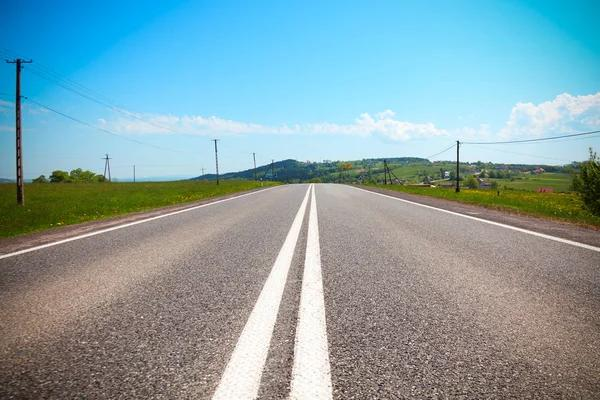
#> input picture Ex4/dados/imagem_real.png, 600 x 400 px
$ python -i detector_faixas.py   (imports and definitions only)   (older library calls are emulated)
#> lines starting #> are read from the running program, lines starting #| are printed output that depends on the picture; after the words box and inside, x2 and y2 are one past the last pixel; in counts of white or black regions, pixels touching at a corner belong together
from dataclasses import dataclass

import cv2
import numpy as np

@dataclass
class ConfiguracaoFaixas:
    largura: int = 1280
    altura: int = 720

    src: tuple = (
        (570, 430),
        (710, 430),
        (1150, 710),
        (130, 710),
    )

    dst: tuple = (
        (290, 0),
        (990, 0),
        (990, 719),
        (290, 719),
    )

    metros_por_pixel_x: float | None = None
    metros_por_pixel_y: float | None = None

    largura_minima_px: float = 350
    largura_maxima_px: float = 900

    margem_janela: int = 100
    numero_janelas: int = 9
    minimo_pixels_janela: int = 30
    minimo_pixels_faixa: int = 180

    limiar_branco: int = 155
    limiar_amarelo: int = 90
    limiar_sobel: int = 23


def configuracao_tp1():
    """Configuracao original do TP1."""
    return ConfiguracaoFaixas(
        metros_por_pixel_x=3.7 / 700,
        metros_por_pixel_y=30 / 720,
    )


# [28 lines left out: functions configuracao_metadrive, configuracao_imagem_real, not called in this run]


class DetectorFaixas:
    def __init__(self, configuracao=None):
        self.config = configuracao or configuracao_tp1()
        c = self.config

        self.m = cv2.getPerspectiveTransform(
            np.float32(c.src),
            np.float32(c.dst),
        )

        self.m_inversa = cv2.getPerspectiveTransform(
            np.float32(c.dst),
            np.float32(c.src),
        )

    def criar_mascara(self, bev):
        """Segmentacao HLS e Sobel X, baseada no TP1."""
        c = self.config

        hls = cv2.cvtColor(bev, cv2.COLOR_BGR2HLS)
        l = hls[:, :, 1]
        s = hls[:, :, 2]

        cinza = cv2.cvtColor(bev, cv2.COLOR_BGR2GRAY)

        gradiente = np.abs(
            cv2.Sobel(
                cinza,
                cv2.CV_64F,
                1,
                0,
                ksize=3,
            )
        )

        maximo = gradiente.max()

        if maximo > 0:
            sobel = np.uint8(255 * gradiente / maximo)
        else:
            sobel = np.zeros_like(cinza)

        amarelo = (s >= c.limiar_amarelo) & (l >= 75)
        branco = (l >= c.limiar_branco) & (s < 105)
        bordas = sobel >= c.limiar_sobel

        mascara = np.uint8(
            (amarelo | branco | (bordas & (l >= 85))) * 255
        )

        mascara = cv2.morphologyEx(
            mascara,
            cv2.MORPH_CLOSE,
            np.ones((5, 5), dtype=np.uint8),
        )

        origem = np.full(
            (c.altura, c.largura),
            255,
            dtype=np.uint8,
        )

        regiao_valida = cv2.warpPerspective(
            origem,
            self.m,
            (c.largura, c.altura),
        )

        mascara[regiao_valida < 250] = 0
        return mascara

    def detectar_segmentos(self, mascara):
        """Canny e HoughLinesP, preservados do TP1."""
        arestas = cv2.Canny(mascara, 60, 150)

        segmentos = cv2.HoughLinesP(
            arestas,
            rho=1,
            theta=np.pi / 180,
            threshold=35,
            minLineLength=35,
            maxLineGap=70,
        )

        visualizacao = cv2.cvtColor(
            mascara,
            cv2.COLOR_GRAY2BGR,
        )

        if segmentos is not None:
            for x1, y1, x2, y2 in segmentos.reshape(-1, 4):
                cv2.line(
                    visualizacao,
                    (x1, y1),
                    (x2, y2),
                    (0, 140, 255),
                    2,
                )

        return segmentos, visualizacao

    def ajustar_faixas(self, mascara, segmentos=None):
        """Ajuste polinomial com busca por janelas deslizantes."""
        c = self.config
        altura, largura = mascara.shape

        histograma = np.sum(
            mascara[altura // 2:, :] > 0,
            axis=0,
        )

        centro = largura // 2

        a = max(0, centro - 500)
        b = max(1, centro - 80)
        d = min(largura - 1, centro + 80)
        e = min(largura, centro + 500)

        if a >= b or d >= e:
            return None, None

        if histograma[a:b].max() < 5:
            return None, None

        if histograma[d:e].max() < 5:
            return None, None

        pos_esq = int(a + np.argmax(histograma[a:b]))
        pos_dir = int(d + np.argmax(histograma[d:e]))

        ys, xs = np.nonzero(mascara)

        altura_janela = max(
            1,
            altura // c.numero_janelas,
        )

        indices_esq = []
        indices_dir = []

        for janela in range(c.numero_janelas):
            y_alto = max(
                0,
                altura - (janela + 1) * altura_janela,
            )

            y_baixo = altura - janela * altura_janela
            margem = c.margem_janela

            encontrados_esq = np.where(
                (ys >= y_alto)
                & (ys < y_baixo)
                & (xs >= pos_esq - margem)
                & (xs < pos_esq + margem)
            )[0]

            encontrados_dir = np.where(
                (ys >= y_alto)
                & (ys < y_baixo)
                & (xs >= pos_dir - margem)
                & (xs < pos_dir + margem)
            )[0]

            indices_esq.append(encontrados_esq)
            indices_dir.append(encontrados_dir)

            if len(encontrados_esq) >= c.minimo_pixels_janela:
                pos_esq = int(
                    np.median(xs[encontrados_esq])
                )

            if len(encontrados_dir) >= c.minimo_pixels_janela:
                pos_dir = int(
                    np.median(xs[encontrados_dir])
                )

        indices_esq = np.concatenate(indices_esq)
        indices_dir = np.concatenate(indices_dir)

        if (
            len(indices_esq) < c.minimo_pixels_faixa
            or len(indices_dir) < c.minimo_pixels_faixa
        ):
            return None, None

        try:
            esquerda = np.polyfit(
                ys[indices_esq],
                xs[indices_esq],
                2,
            )

            direita = np.polyfit(
                ys[indices_dir],
                xs[indices_dir],
                2,
            )
        except (ValueError, np.linalg.LinAlgError):
            return None, None

        if not self.validar_faixas(esquerda, direita):
            return None, None

        return esquerda, direita

    def validar_faixas(self, esquerda, direita):
        """Verifica se as linhas formam uma faixa plausivel."""
        c = self.config

        alturas = np.array(
            [180, 300, 420, 540, 650],
            dtype=np.float64,
        )

        x_esq = np.polyval(esquerda, alturas)
        x_dir = np.polyval(direita, alturas)

        if not (
            np.all(np.isfinite(x_esq))
            and np.all(np.isfinite(x_dir))
        ):
            return False

        larguras = x_dir - x_esq

        if np.any(larguras < c.largura_minima_px):
            return False

        if np.any(larguras > c.largura_maxima_px):
            return False

        if np.ptp(larguras) > 220:
            return False

        if (
            np.any(x_esq < -100)
            or np.any(x_dir > c.largura + 100)
        ):
            return False

        return True

    # [158 lines left out: functions calcular_medidas, preencher_faixa, not called in this run]

    def criar_painel(self, frame, bev, mascara, hough):
        """Painel visual das quatro etapas do processamento."""
        imagens = [
            ("1. ORIGINAL", frame),
            ("2. BEV", bev),
            ("3. HLS + SOBEL", mascara),
            ("4. CANNY + HOUGH", hough),
        ]

        blocos = []

        for titulo, imagem in imagens:
            if imagem.ndim == 2:
                imagem = cv2.cvtColor(
                    imagem,
                    cv2.COLOR_GRAY2BGR,
                )

            imagem = cv2.resize(
                imagem,
                (640, 360),
            )

            cv2.rectangle(
                imagem,
                (0, 0),
                (640, 38),
                (20, 30, 45),
                -1,
            )

            cv2.putText(
                imagem,
                titulo,
                (15, 27),
                cv2.FONT_HERSHEY_SIMPLEX,
                0.7,
                (255, 255, 255),
                2,
            )

            blocos.append(imagem)

        return np.vstack(
            (
                np.hstack(blocos[:2]),
                np.hstack(blocos[2:]),
            )
        )

    def processar_frame(self, frame):
        """Retorna imagem anotada, medidas e painel."""
        c = self.config

        frame = cv2.resize(
            frame,
            (c.largura, c.altura),
        )

        bev = cv2.warpPerspective(
            frame,
            self.m,
            (c.largura, c.altura),
        )

        mascara = self.criar_mascara(bev)

        segmentos, hough = self.detectar_segmentos(
            mascara
        )

        esquerda, direita = self.ajustar_faixas(
            mascara,
            segmentos,
        )

        medidas = {
            "detectado": False,
            "desvio_px": None,
            "desvio_m": None,
            "raio_curvatura_px": None,
            "curvatura_px_inversa": None,
            "raio_curvatura_m": None,
        }

        resultado = frame.copy()

        if esquerda is not None and direita is not None:
            medidas.update(
                self.calcular_medidas(esquerda, direita)
            )

            medidas["detectado"] = True

            resultado = self.preencher_faixa(
                frame,
                esquerda,
                direita,
            )

        if medidas["detectado"]:
            if medidas["desvio_m"] is not None:
                texto_desvio = (
                    f"Desvio lateral: "
                    f"{medidas['desvio_m']:+.3f} m"
                )
            else:
                texto_desvio = (
                    f"Desvio lateral: "
                    f"{medidas['desvio_px']:+.1f} px "
                    "(sem calibracao)"
                )

            if medidas["raio_curvatura_m"] is not None:
                texto_raio = (
                    "Raio de curvatura: "
                    f"{medidas['raio_curvatura_m']:.1f} m"
                )
            else:
                raio = medidas["raio_curvatura_px"]

                if np.isinf(raio):
                    valor = "infinito"
                else:
                    valor = f"{raio:.0f}"

                texto_raio = (
                    f"Raio de curvatura BEV: {valor} px"
                )

            mensagens = [
                texto_desvio,
                texto_raio,
            ]
        else:
            mensagens = [
                "Faixas nao identificadas"
            ]

        for i, mensagem in enumerate(mensagens):
            cv2.putText(
                resultado,
                mensagem,
                (35, 100 + 42 * i),
                cv2.FONT_HERSHEY_SIMPLEX,
                0.9,
                (255, 255, 255),
                2,
            )

        painel = self.criar_painel(
            frame,
            bev,
            mascara,
            hough,
        )

        return resultado, medidas, painel

>>> import cv2
>>> picture = cv2.imread('dados/imagem_real.png')
#> picture is the input picture: shape (400, 600, 3); mean B, G, R 168.7, 162.6, 133.1
>>> result = DetectorFaixas().processar_frame(picture)
#> in criar_mascara, `maximo = gradiente.max()`: maximo = 434
#> in criar_mascara, `amarelo = (s >= c.limiar_amarelo) & (l >= 75)`:
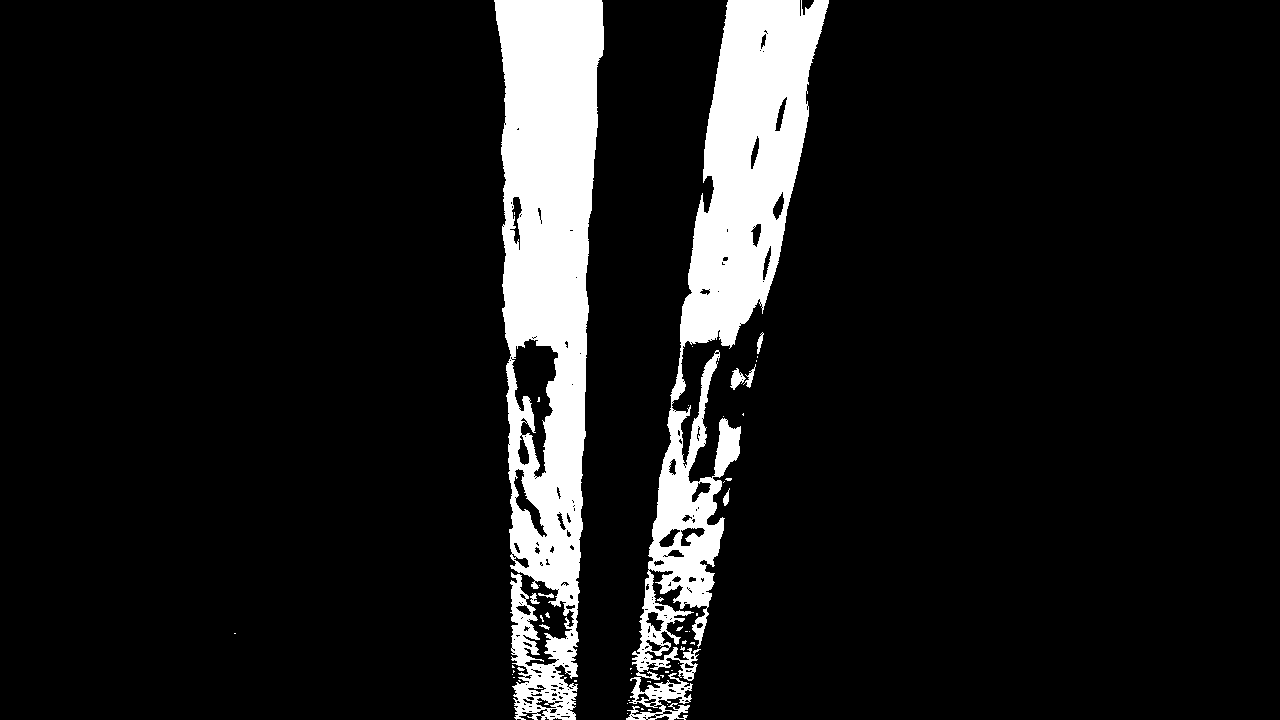
#> amarelo: shape (720, 1280) bool; 10.2% white; 52 white regions (41 under 20 px), largest, box (x1, y1, x2, y2) and area: (494, 0, 604, 720) 49648, (632, 0, 829, 681) 42016, (626, 673, 693, 720) 1399
#> in detectar_segmentos, `arestas = cv2.Canny(mascara, 60, 150)`:
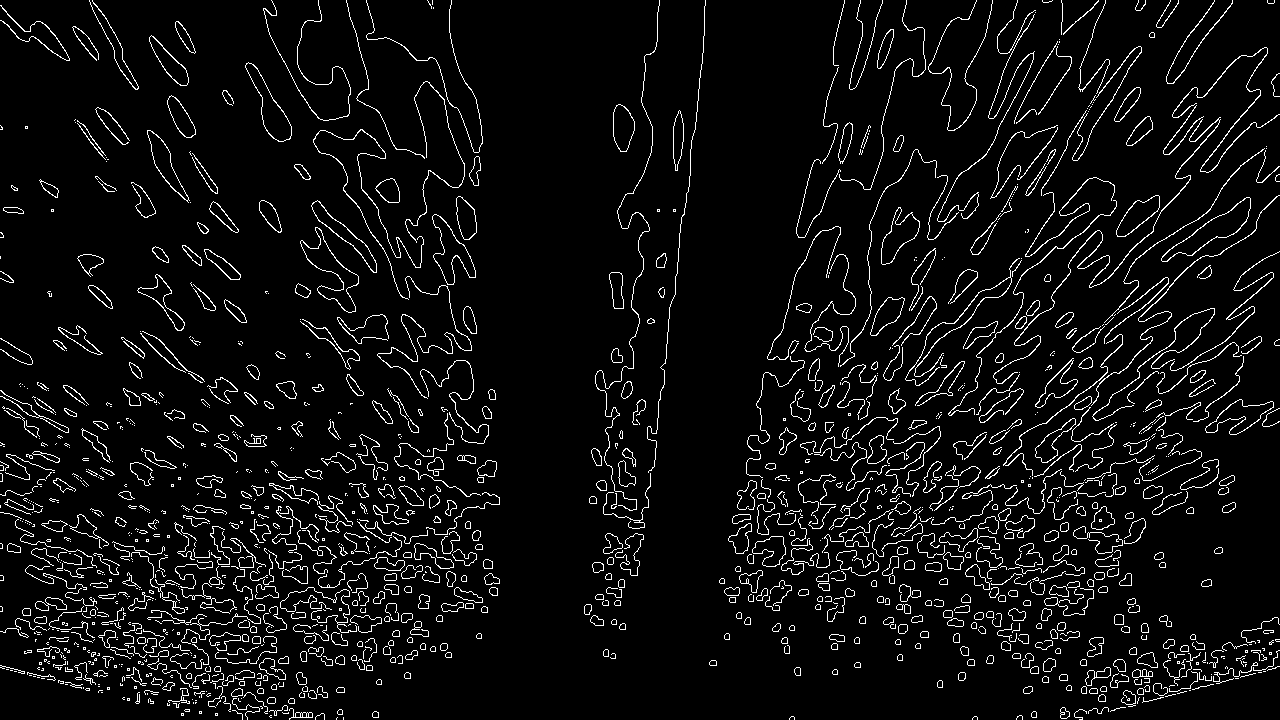
#> arestas: shape (720, 1280); 5.7% white in thin lines or dots
#> in detectar_segmentos, `segmentos = cv2.HoughLinesP( arestas, rho=1, theta=np.pi / 180, thresh..`: segmentos = 989 rows, first 6: [724, 591, 1132, 50], [7, 550, 488, 559], [741, 497, 1278, 422], [781, 359, 1262, 165], [74, 632, 492, 574], [739, 490, 1233, 481]
#> the loop in detectar_segmentos, `for x1, y1, x2, y2 in segmentos.reshape(-1, 4):` made 989 passes
#> after the loop in detectar_segmentos, `for x1, y1, x2, y2 in segmentos.reshape(-1, 4):`:
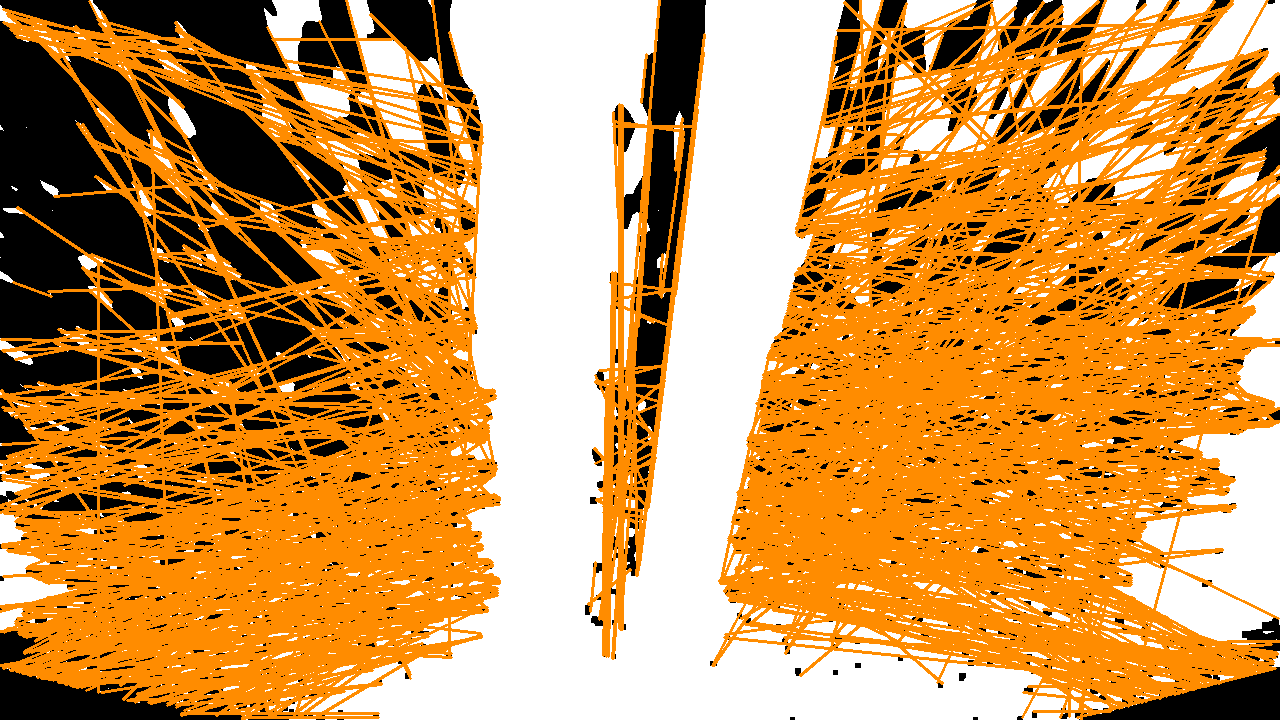
#> visualizacao: shape (720, 1280, 3); mean B, G, R 81.1, 149.4, 205.4
#> in ajustar_faixas, `histograma = np.sum( mascara[altura // 2:, :] > 0, axis=0, )`: histograma = 1280 values, max 360 at index 500, min 26 at index 114, mean 204.7
#> in ajustar_faixas, `pos_esq = int(a + np.argmax(histograma[a:b]))`: pos_esq = 500
#> in ajustar_faixas, `pos_dir = int(d + np.argmax(histograma[d:e]))`: pos_dir = 720
#> the loop in ajustar_faixas, `for janela in range(c.numero_janelas):` made 9 passes
#> (pos_esq, pos_dir) on passes 1 to 8: (501, 719), (510, 711), (529, 699), (533, 700), (541, 709), (544, 723), (548, 740), (552, 756)
#> after the loop in ajustar_faixas, `for janela in range(c.numero_janelas):`: indices_dir = 9 items
#> in ajustar_faixas, `esquerda = np.polyfit( ys[indices_esq], xs[indices_esq], 2, )`: esquerda = [-0.000126, 0.00816, 552]
#> in ajustar_faixas, `direita = np.polyfit( ys[indices_dir], xs[indices_dir], 2, )`: direita = [0.000375, -0.353, 786]
#> in validar_faixas, `x_esq = np.polyval(esquerda, alturas)`: x_esq = [549.4, 543.1, 533.2, 519.6, 504]
#> in validar_faixas, `x_dir = np.polyval(direita, alturas)`: x_dir = [734.6, 713.9, 703.9, 704.8, 715.1]
#> in validar_faixas, `larguras = x_dir - x_esq`: larguras = [185.2, 170.7, 170.7, 185.2, 211.1]
#> after the loop in processar_frame, `for i, mensagem in enumerate(mensagens):`:
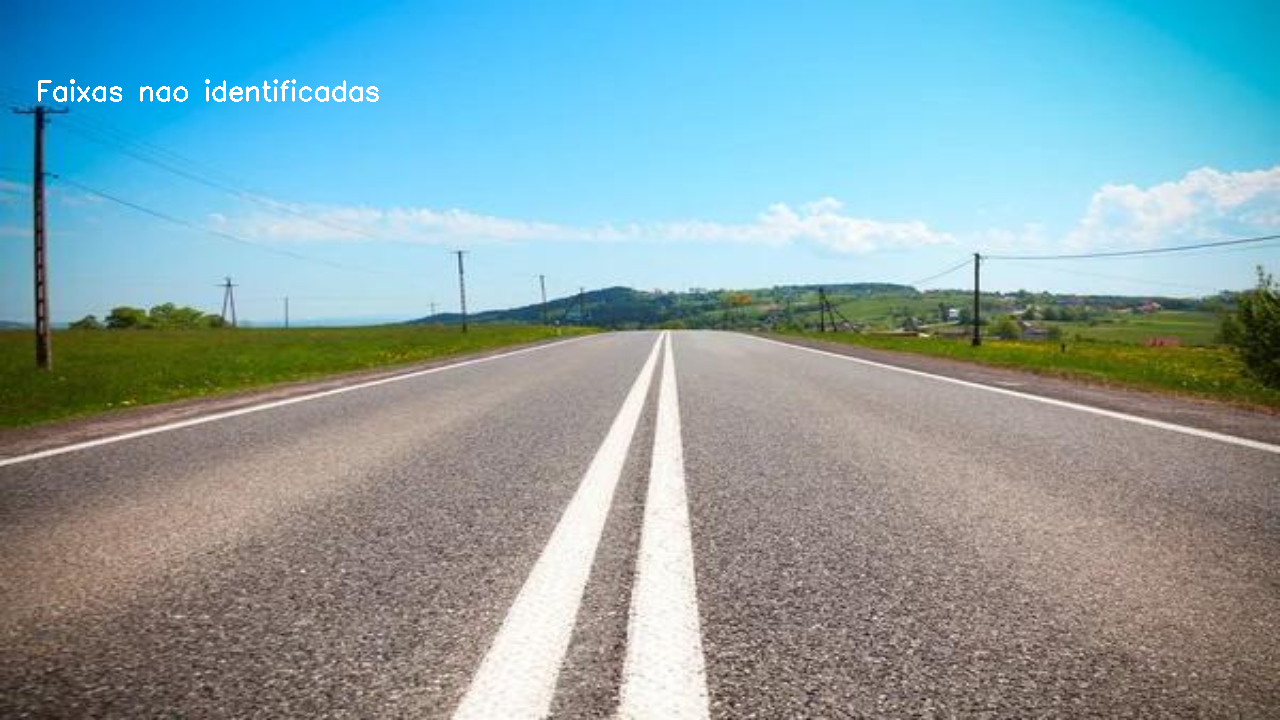
#> resultado: shape (720, 1280, 3); mean of channels 0, 1, 2 168.6, 162.7, 133.5; drawn as B, G, R
#> the loop in criar_painel, `for titulo, imagem in imagens:` made 4 passes
#> titulo on passes 1 to 4: '1. ORIGINAL', '2. BEV', '3. HLS + SOBEL', '4. CANNY + HOUGH'
#> after the loop in criar_painel, `for titulo, imagem in imagens:`: blocos = 4 items
#> in criar_painel, `return np.vstack( ( np.hstack(blocos[:2]), np.hstack(blocos[2:]), ) )`:
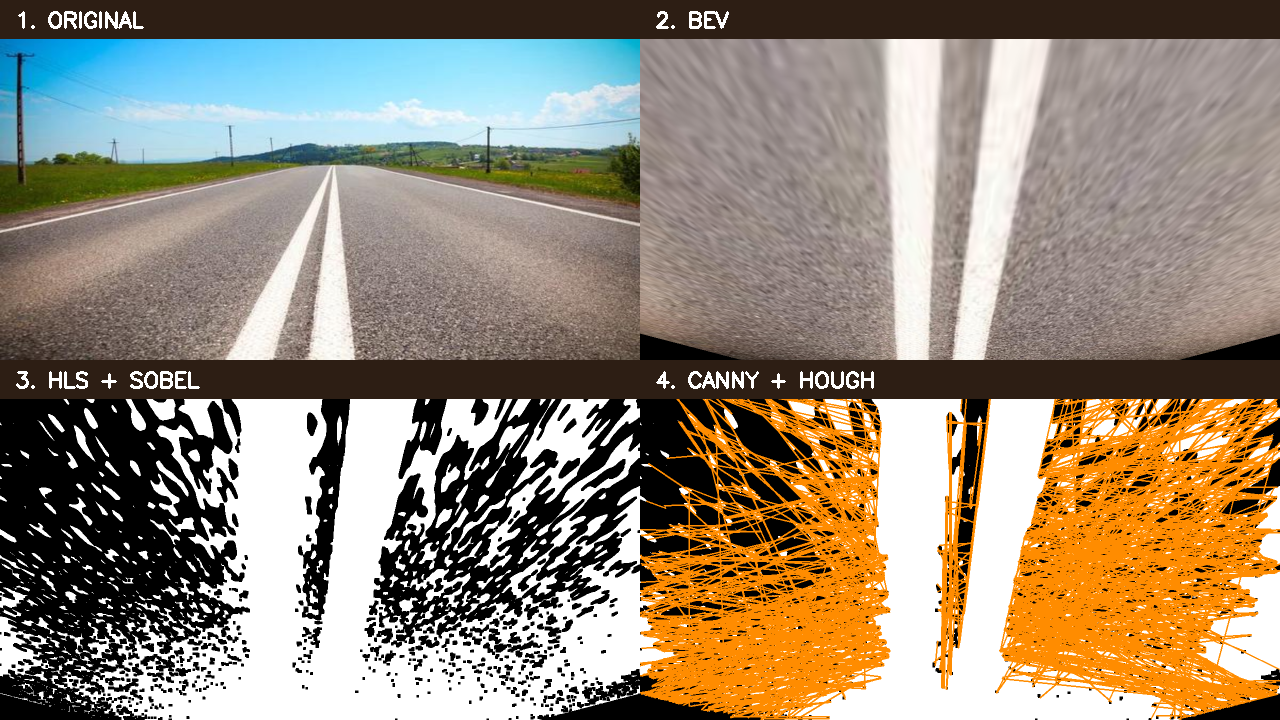
#> returned value: shape (720, 1280, 3); mean of channels 0, 1, 2 118.9, 137.1, 150.7; drawn as B, G, R
